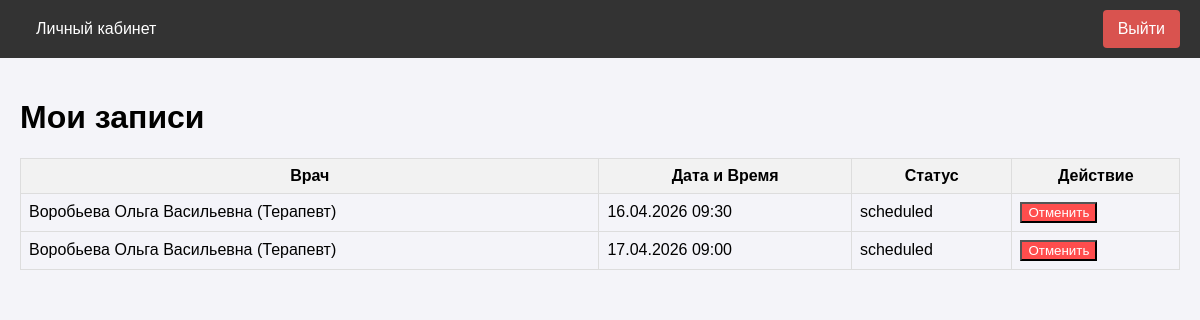
Page /patient/my-appointments (signed in) on the committed database.
### app/models.py (models this page shows, shortened)
class Appointment(db.Model):
    __tablename__ = 'appointments'
    id = db.Column(db.Integer, primary_key=True)
    patient_id = db.Column(db.Integer, db.ForeignKey('users.id'), nullable=False)
    doctor_id = db.Column(db.Integer, db.ForeignKey('users.id'), nullable=False)
    slot_id = db.Column(db.Integer, db.ForeignKey('schedule_slots.id'), nullable=False)
    status = db.Column(db.String(20), default='scheduled') # scheduled, completed, cancelled
    created_at = db.Column(db.DateTime, default=datetime.utcnow)
    diagnosis = db.Column(db.Text, nullable=True)
    prescription = db.Column(db.Text, nullable=True)

class User(UserMixin, db.Model):
    __tablename__ = 'users'
    id = db.Column(db.Integer, primary_key=True)
    username = db.Column(db.String(64), index=True, unique=True)
    email = db.Column(db.String(120), index=True, unique=True)
    phone = db.Column(db.String(20), index=True, unique=True)
    password_hash = db.Column(db.String(256))
    role = db.Column(db.String(20), index=True, default='patient')
    specialty = db.Column(db.String(100), nullable=True) # Для врача
    office_number = db.Column(db.String(10), nullable=True) # Для врача
    oms_number = db.Column(db.String(20), nullable=True) # Для пациента
    created_at = db.Column(db.DateTime, default=datetime.utcnow)
    appointments_as_patient = db.relationship('Appointment', foreign_keys='Appointment.patient_id', backref='patient', lazy='dynamic')
    appointments_as_doctor = db.relationship('Appointment', foreign_keys='Appointment.doctor_id', backref='doctor', lazy='dynamic')
    schedule_slots = db.relationship('ScheduleSlot', backref='doctor', lazy='dynamic')
    action_logs = db.relationship('ActionLog', backref='user', lazy='dynamic')

class ScheduleSlot(db.Model):
    __tablename__ = 'schedule_slots'
    id = db.Column(db.Integer, primary_key=True)
    doctor_id = db.Column(db.Integer, db.ForeignKey('users.id'), nullable=False)
    start_time = db.Column(db.DateTime, nullable=False, index=True)
    end_time = db.Column(db.DateTime, nullable=False)
    is_available = db.Column(db.Boolean, default=True) # True - свободно, False - занято/отменено
    appointment = db.relationship('Appointment', uselist=False, backref='slot')

### app/patient/routes.py (the view)
@bp.route('/my-appointments')
@login_required
@role_required('patient')
def my_appointments():
    appointments = Appointment.query.filter_by(patient_id=current_user.id).order_by(Appointment.created_at.desc()).all()
    return render_template('patient/my_appointments.html', title='Мои записи', appointments=appointments)

### app/models.py (called while the page is built)
@login_manager.user_loader
def load_user(user_id):
    return User.query.get(int(user_id))

### app/utils.py (called while the page is built)
def role_required(role):
    def decorator(f):
        @wraps(f)
        def decorated_function(*args, **kwargs):
            if not current_user.is_authenticated:
                return redirect(url_for('auth.login'))
            if current_user.role != role:
                flash('У вас нет доступа к этой странице.')
                return redirect(url_for('main.index'))
            return f(*args, **kwargs)
        return decorated_function
    return decorator

### app/templates/patient/my_appointments.html
{% extends "base.html" %}
{% block content %}
<h1>Мои записи</h1>
<table style="width: 100%; border-collapse: collapse; margin-top: 20px;">
    <tr style="background-color: #f2f2f2;">
        <th style="border: 1px solid #ddd; padding: 8px;">Врач</th>
        <th style="border: 1px solid #ddd; padding: 8px;">Дата и Время</th>
        <th style="border: 1px solid #ddd; padding: 8px;">Статус</th>
        <th style="border: 1px solid #ddd; padding: 8px;">Действие</th>
    </tr>
    {% for appt in appointments %}
    <tr>
        <td style="border: 1px solid #ddd; padding: 8px;">{{ appt.doctor.username }} ({{ appt.doctor.specialty }})</td>
        <td style="border: 1px solid #ddd; padding: 8px;">{{ appt.slot.start_time.strftime('%d.%m.%Y %H:%M') }}</td>
        <td style="border: 1px solid #ddd; padding: 8px;">{{ appt.status }}</td>
        <td style="border: 1px solid #ddd; padding: 8px;">
            {% if appt.status == 'scheduled' and appt.slot.start_time > now() %}
            <form action="{{ url_for('patient.cancel_appointment', appointment_id=appt.id) }}" method="post" onsubmit="return confirm('Вы уверены, что хотите отменить запись?');">
                <button type="submit" class="btn" style="background-color: #ff4d4d; color: white;">Отменить</button>
            </form>
            {% endif %}
        </td>
    </tr>
    {% else %}
    <tr>
        <td colspan="4" style="border: 1px solid #ddd; padding: 8px;">У вас нет активных записей.</td>
    </tr>
    {% endfor %}
</table>
{% endblock %}

### app/templates/base.html (shortened to what this page needs)
<!DOCTYPE html>
<html lang="ru">
<head>
</head>
<body>
    <nav>
        <div class="nav-left">
            {% if current_user.is_authenticated %}
                {% if current_user.role == 'patient' %}
                    <a href="{{ url_for('patient.dashboard') }}">Личный кабинет</a>
                {% elif current_user.role == 'doctor' %}
                    <a href="{{ url_for('doctor.dashboard') }}">Личный кабинет</a>
                {% elif current_user.role == 'admin' %}
                    <a href="{{ url_for('admin.dashboard') }}">Личный кабинет</a>
                {% else %}
                    <a href="{{ url_for('main.index') }}">Главная</a>
                {% endif %}
            {% else %}
                <a href="{{ url_for('main.index') }}">Главная</a>
            {% endif %}
        </div>
        <div class="nav-right">
            {% if current_user.is_anonymous %}
                <a href="{{ url_for('auth.login') }}">Вход</a>
                <a href="{{ url_for('auth.register') }}">Регистрация</a>
            {% else %}
                <a href="{{ url_for('auth.logout') }}" class="btn-logout">Выйти</a>
            {% endif %}
        </div>
    </nav>
    <div class="content">
        {% block content %}{% endblock %}
    </div>
</body>
</html>

### app/templates/base.html (style rules this page uses)
body { font-family: Arial, sans-serif; margin: 0; padding: 0; background-color: #f4f4f9; }
nav { background-color: #333; overflow: hidden; padding: 10px 20px; display: flex; justify-content: space-between; align-items: center; }
.nav-left a { color: white; text-align: center; padding: 14px 16px; text-decoration: none; }
.nav-right { display: flex; gap: 10px; }
.nav-right a { color: white; text-align: center; padding: 10px 15px; text-decoration: none; border-radius: 4px; transition: background-color 0.3s; }
.btn-logout { background-color: #d9534f; }
.content { padding: 20px; }

### rows in the picture
Appointment: doctor.username "Воробьева Ольга Васильевна", doctor.specialty "Терапевт", slot.start_time "16.04.2026 09:30", status "scheduled"
Appointment: doctor.username "Воробьева Ольга Васильевна", doctor.specialty "Терапевт", slot.start_time "17.04.2026 09:00", status "scheduled"
